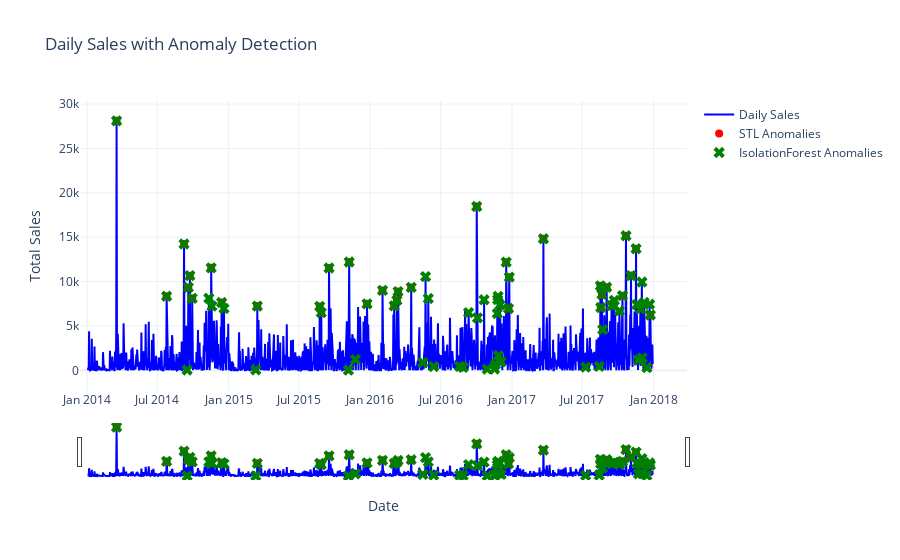

This figure's notebook cell:
### Code cell
import plotly.graph_objects as go
from plotly.offline import init_notebook_mode, iplot
init_notebook_mode(connected=True)

# Prepare data for plotting
sales_data = go.Scatter(
    x=daily_sales.index,
    y=daily_sales['y'],
    mode='lines',
    name='Daily Sales',
    line=dict(color='blue')
)

# Prepare STL anomalies for plotting
stl_anomalies = go.Scatter(
    x=daily_sales[daily_sales['stl_anomaly'] == 1].index,
    y=daily_sales['y'][daily_sales['stl_anomaly'] == 1],
    mode='markers',
    name='STL Anomalies',
    marker=dict(color='red', size=8, symbol='circle'),
    hovertemplate='Date: %{x}<br>Sales: %{y}<br>Anomaly Type: STL<extra></extra>'
)

# Prepare IsolationForest anomalies for plotting
iforest_anomalies = go.Scatter(
    x=daily_sales[daily_sales['iforest_anomaly'] == 1].index,
    y=daily_sales['y'][daily_sales['iforest_anomaly'] == 1],
    mode='markers',
    name='IsolationForest Anomalies',
    marker=dict(color='green', size=10, symbol='x'),
    hovertemplate='Date: %{x}<br>Sales: %{y}<br>Anomaly Type: IsolationForest<extra></extra>'
)

# Create the figure and add all traces
fig = go.Figure(data=[sales_data, stl_anomalies, iforest_anomalies])

# Update layout for a cleaner look and add title/axes labels
fig.update_layout(
    title='Daily Sales with Anomaly Detection',
    xaxis_title='Date',
    yaxis_title='Total Sales',
    xaxis_rangeslider_visible=True,
    template="plotly_white"
)

# Display the interactive plot
iplot(fig)

print("Interactive Plotly dashboard created!")
